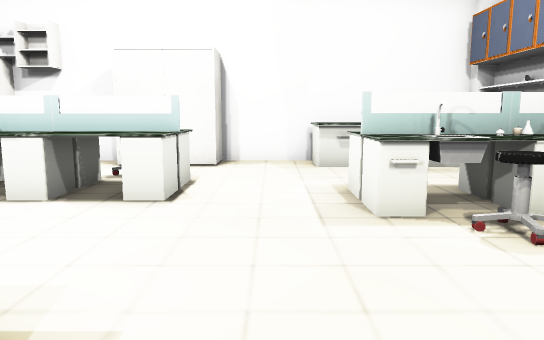
View 1 (above)

16 first-person views from a walk through a 3-D level made in the Unity game engine. The camera is 1.2 m above the floor, tilts 8° down and sees 70° across. The floor is counted in squares, 1 m on a side. Each view is taken from the middle of a square. On the plan, view 1 faces up. The plan holds only what a view shows up to about 15 squares ahead; the rest is blank. Some animated figures are left out. Some surface patterns are stand-ins.

View 2
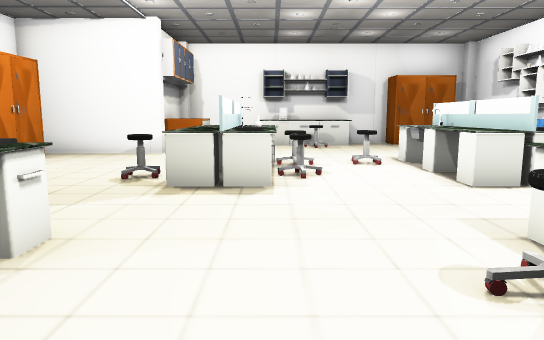

View 3
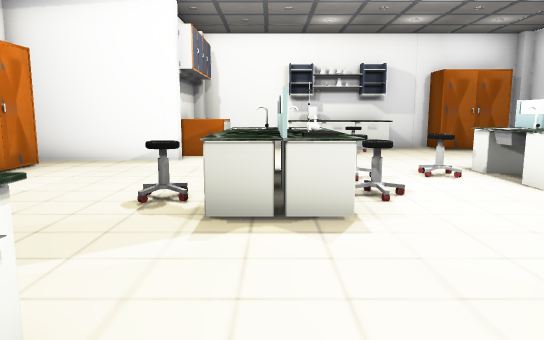

View 4
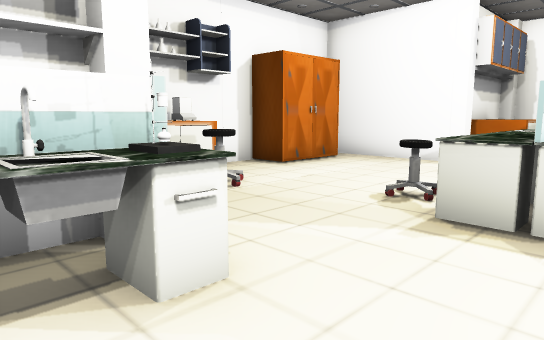

View 5
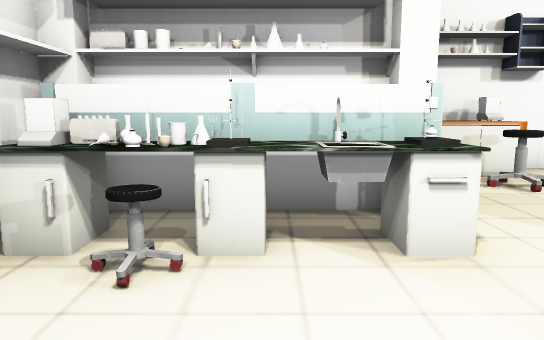

View 6
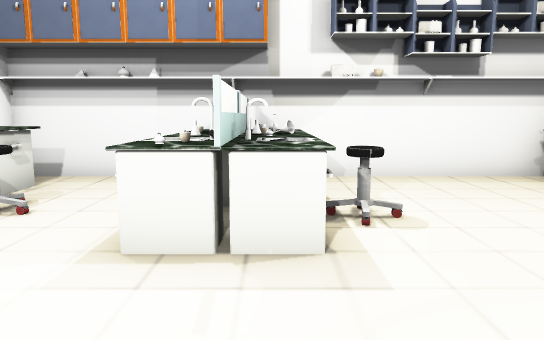

View 7
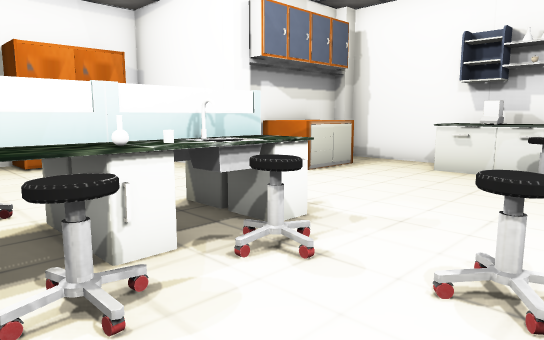

View 8
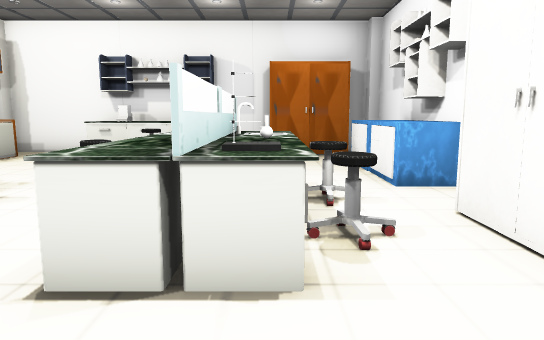

View 9
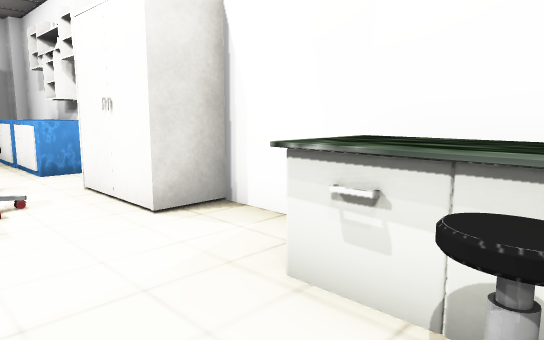

View 10
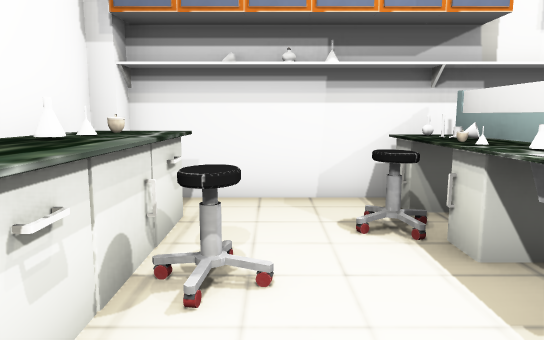

View 11
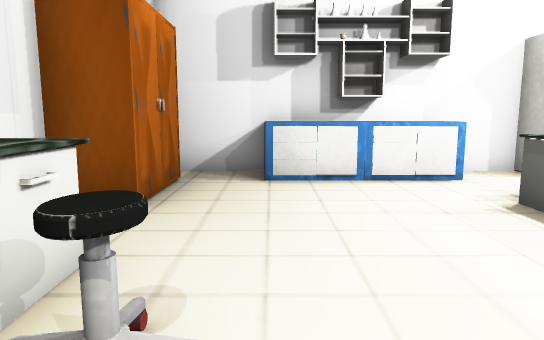

View 12
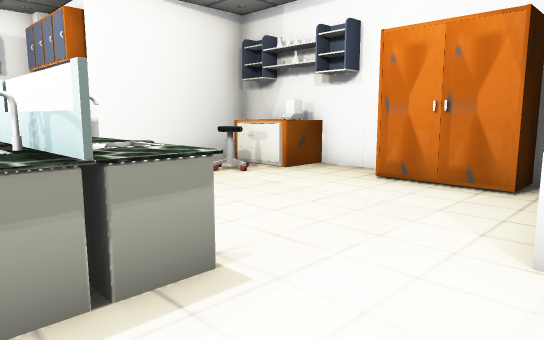

View 13
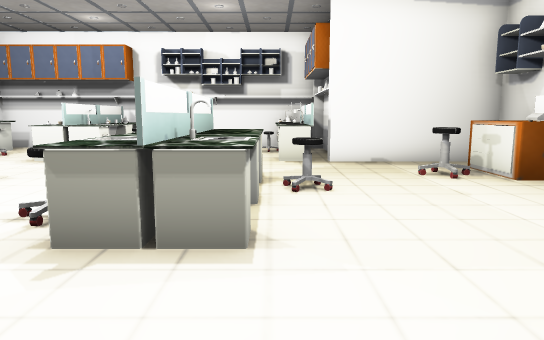

View 14
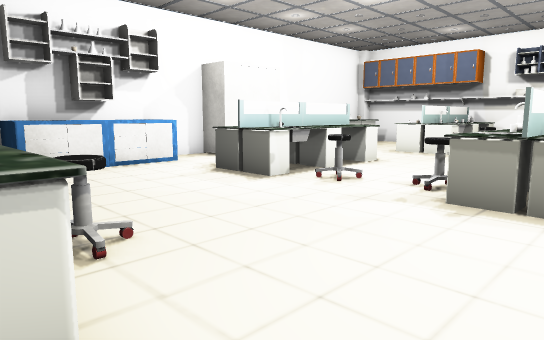

View 15
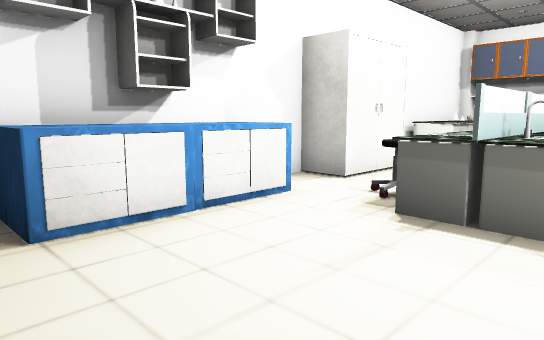

View 16
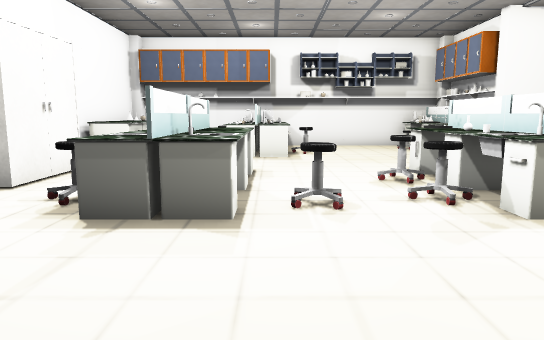

### Floor plan
Points are (right, up) in squares from view 1. A wall is a line through its corners. A room is listed if a view was taken in it or the views show most of it. See-through windows are left out.
Room 1 (views 1, 2, 3, 4, 5, 6, 7, 8, 9, 10, 11, 12, 13, 14, 15, 16)
walls: (2.4, -1) (3.5, -1); (-7.4, -2.4) (-7.4, -5.4); (-3.6, 10.4) (-11.2, 10.4); (3.4, -1.9) (4.5, -1.9); (-4.2, -5.9) (1.1, -5.9) (1.1, -2.4); (2.5, 10.4) (-1.4, 10.4); (5.6, -1.6) (5.6, 9.5); (-11.9, 7) (-11.9, -1.6); (-11.5, -1.9) (-8.5, -1.9)
objects: other object (-12, 10); other object (-11, 2) to (-10, 5); other object (-11, 7) to (-11, 9); other object (-10, -1) to (-9, -1); other object (-9, 4); other object (-9, 9) to (-8, 10); other object (-8, -2); other object (-7, 9) to (-6, 9); other object (-7, 10); other object (-6, 1) to (-5, 2); other object (-6, 6); other object (-6, 7) to (-5, 7); other object (-5, 0) to (-4, 1); other object (-5, 1); other object (-5, 3); other object (-5, 4); other object (-5, 6); other object (-5, 8) to (-4, 8); other object (-4, -5); other object (-4, 2); other object (-4, 6) to (-2, 6); other object (-4, 7); other object (-4, 9) to (-1, 10); other object (-3, -1) to (-3, 0); other object (-3, 0) to (-2, 1); other object (-3, 2); other object (-3, 3); other object (-3, 7); other object (-3, 8); other object (-2, -5) to (-1, -5); other object (-2, 2); other object (-2, 7); other object (-1, -4) to (-1, -3); other object (0, -5); other object (1, -2); other object (1, -1) to (3, 0); other object (1, 5); other object (1, 6); other object (1, 9) to (2, 10); other object (2, -2); other object (2, -1); other object (2, 4) to (3, 4); other object (2, 5); other object (2, 6); other object (2, 7); other object (3, -2); other object (3, 5); other object (3, 6); other object (3, 8) to (3, 9); other object (3, 10); other object (4, -1); other object (4, 0); other object (4, 4); other object (4, 5) to (5, 5); other object (4, 6); other object (4, 7); other object (4, 9) to (5, 10); other object (5, -2); other object (5, -1); other object (5, 0); other object (5, 6); other object (5, 10)

Positions as (right, up) in squares from view 1, and headings:
1: (0, 0), facing up
2: (5, 2), facing left
3: (3, 1), facing left
4: (3, 2), facing down-left
5: (3, 3), facing down
6: (-2, 5), facing right
7: (-2, 5), facing down-left
8: (1, 7), facing left
9: (3, 7), facing up-left
10: (0, 8), facing right
11: (-9, 2), facing up
12: (-8, 2), facing down-right
13: (-9, 0), facing right
14: (-11, 0), facing up-right
15: (-10, 5), facing up-right
16: (-10, 5), facing right
